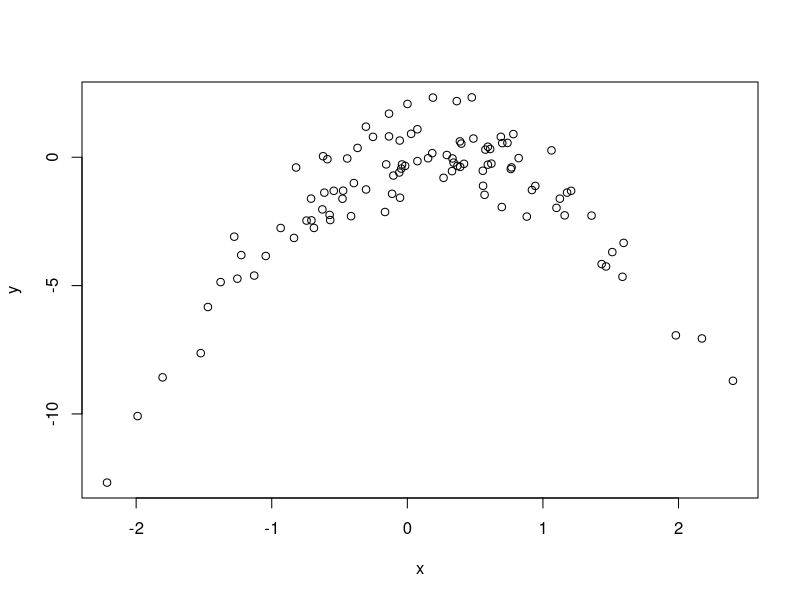

Write the R code that produced this figure.
## ---- chunk 1
set.seed(1)
x=rnorm(100)
y=x-(2*x^2)+rnorm(100)
## ---- chunk 2
plot(x,y)
## ---- chunk 3
#Linear Model
set.seed(3)
degree=data.frame(y, x, x2=x^2, x3=x^3, x4=x^4)
lin.fit=glm(y~x,data=degree)
library(boot)
cv.err=cv.glm(degree,lin.fit)
cv.err$delta #produces cross-validation results
#Quadratic Model
quad.fit=glm(y~x+x2,data=degree)
cv.err=cv.glm(degree,quad.fit)
cv.err$delta 
#Cubic Model
cub.fit=glm(y~x+x2+x3,data=degree)
cv.err=cv.glm(degree,cub.fit)
cv.err$delta 
#Quartic Model
quar.fit=glm(y~x+x2+x3+x4,data=degree)
cv.err=cv.glm(degree,quar.fit)
cv.err$delta 

#Alternatively could have used a for loop
#Don't know why I didn't do that in the first place
#Oh well

cv.errors=rep(0,4) #initialize vector
for (i in 1:4){
  glm.fit=glm(y~poly(x,i),data=degree)
  cv.errors[i]=cv.glm(degree,glm.fit)$delta[1]  #substitute value for error rate
}  
cv.errors

## ---- chunk 4
set.seed(25)
cv.errors2=rep(0,4)
for (i in 1:4){
  glm.fit=glm(y~poly(x,i),data=degree)
  cv.errors2[i]=cv.glm(degree,glm.fit)$delta[1]
}
cv.errors2
## ---- chunk 5
summary(quad.fit)
summary(cub.fit)
summary(quar.fit)
